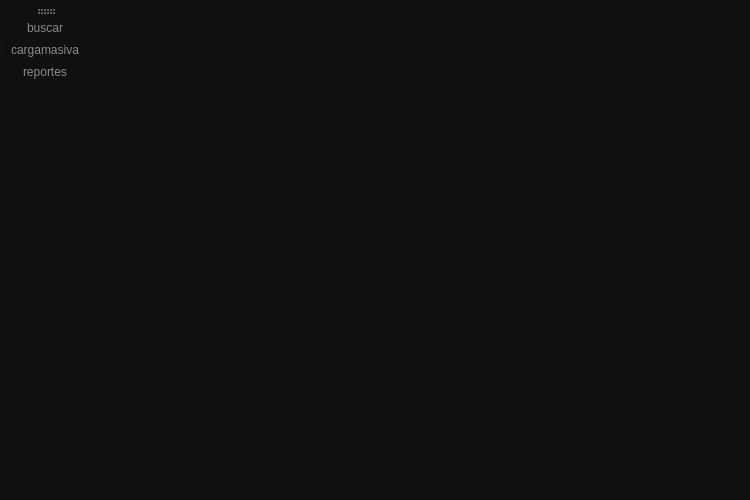
<?xml version="1.0" encoding="UTF-8"?>
<ui version="4.0">
 <class>MainWindow</class>
 <widget class="QMainWindow" name="MainWindow">
  <property name="geometry">
   <rect>
    <x>0</x>
    <y>0</y>
    <width>750</width>
    <height>500</height>
   </rect>
  </property>
  <property name="windowTitle">
   <string>MainWindow</string>
  </property>
  <property name="styleSheet">
   <string notr="true">background-color: rgb(16, 16, 16);
color: rgb(143, 136, 139);</string>
  </property>
  <widget class="QWidget" name="centralwidget"/>
  <widget class="QMenuBar" name="menubar">
   <property name="enabled">
    <bool>false</bool>
   </property>
   <property name="geometry">
    <rect>
     <x>0</x>
     <y>0</y>
     <width>750</width>
     <height>21</height>
    </rect>
   </property>
   <widget class="QMenu" name="menuMenuAdmin">
    <property name="enabled">
     <bool>false</bool>
    </property>
    <property name="tearOffEnabled">
     <bool>false</bool>
    </property>
    <property name="title">
     <string/>
    </property>
    <addaction name="actionbuscar"/>
    <addaction name="actioncargamasiva"/>
    <addaction name="actionreportes"/>
   </widget>
   <addaction name="menuMenuAdmin"/>
  </widget>
  <widget class="QStatusBar" name="statusbar"/>
  <widget class="QToolBar" name="toolBar">
   <property name="windowTitle">
    <string>toolBar</string>
   </property>
   <property name="iconSize">
    <size>
     <width>50</width>
     <height>50</height>
    </size>
   </property>
   <attribute name="toolBarArea">
    <enum>LeftToolBarArea</enum>
   </attribute>
   <attribute name="toolBarBreak">
    <bool>false</bool>
   </attribute>
   <addaction name="actionbuscar"/>
   <addaction name="actioncargamasiva"/>
   <addaction name="actionreportes"/>
  </widget>
  <action name="actionbuscar">
   <property name="enabled">
    <bool>true</bool>
   </property>
   <property name="icon">
    <iconset resource="images.qrc">
     <normaloff>:/images/images/zoom.png</normaloff>:/images/images/zoom.png</iconset>
   </property>
   <property name="text">
    <string>buscar</string>
   </property>
   <property name="iconVisibleInMenu">
    <bool>true</bool>
   </property>
  </action>
  <action name="actioncargamasiva">
   <property name="icon">
    <iconset resource="images.qrc">
     <normaloff>:/images/images/agregar-carpeta.png</normaloff>:/images/images/agregar-carpeta.png</iconset>
   </property>
   <property name="text">
    <string>cargamasiva</string>
   </property>
  </action>
  <action name="actionreportes">
   <property name="icon">
    <iconset resource="images.qrc">
     <normaloff>:/images/images/carpeta - copia.png</normaloff>:/images/images/carpeta - copia.png</iconset>
   </property>
   <property name="text">
    <string>reportes</string>
   </property>
  </action>
 </widget>
 <resources>
  <include location="images.qrc"/>
 </resources>
 <connections/>
</ui>
